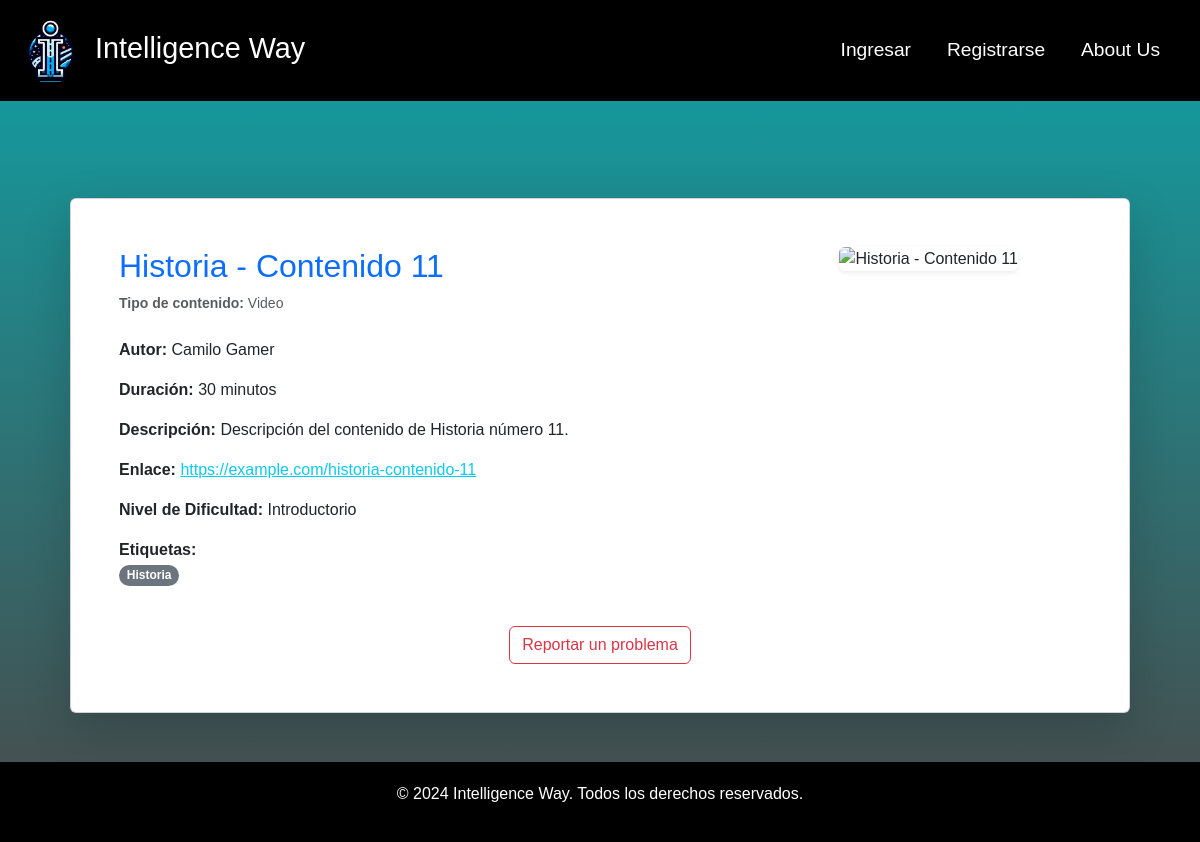
Screenshot of /route/contenido/1854/ with the database file from the repository.
### route/models.py (models this page shows, shortened)
class Contenido(models.Model):
    NIVEL_DIFICULTAD = [
        (1, 'Introductorio'),
        (2, 'Principiante-Básico'),
        (3, 'Principiante-Intermedio'),
        (4, 'Intermedio'),
        (5, 'Intermedio-Avanzado'),
        (6, 'Avanzado'),
        (7, 'Muy Avanzado'),
        (8, 'Experto'),
    ]
    title = models.CharField(max_length=100)
    autor = models.ForeignKey(Autor, default="Autor borrado", on_delete=models.SET_DEFAULT)
    tags = models.ManyToManyField(Tag, default="Tag borrado")
    duracion = models.IntegerField()
    tipoDeContenido = models.IntegerField()
    link = models.CharField(max_length=255)
    description = models.TextField(max_length=255)
    nivel = models.IntegerField(choices=NIVEL_DIFICULTAD)
    contenidosPrevios = models.ManyToManyField('self', blank=True)
    imagen = models.ImageField(
        upload_to='IntelligenceWay/static/contenidos/img/',
        null=True, blank=True,
    )

class Autor(models.Model):
    nombre = models.CharField(max_length=50)
    def __str__(self):
        return f'{self.nombre}'

class Tag(models.Model):
    tagName = models.CharField(max_length=50)

### route/views.py (the view, shortened to what this page needs)
# urls.py: path('contenido/<int:pk>/', views.ContenidoDetailView.as_view(), name='contenido_detail'),
class ContenidoDetailView(FormMixin, DetailView):
    model = Contenido
    template_name = 'contenido_detail.html'
    context_object_name = 'contenido'
    form_class = ReporteForm
    def get_context_data(self, **kwargs):
        context = super().get_context_data(**kwargs)
        random_image_path = os.path.join(settings.STATIC_ROOT, 'img', 'random')
        if os.path.exists(random_image_path) and os.listdir(random_image_path):
            random_image = random.choice(os.listdir(random_image_path))
            context['random_image'] = os.path.join(settings.STATIC_URL, 'img', 'random', random_image)
        else:
            context['random_image'] = None  # O manejar el caso donde no hay imágenes en la carpeta
        return context

### route/templates/contenido_detail.html (shortened to what this page needs)
{% extends "base.html" %}
{% block content %}
<div class="container mt-5">
    <div class="card shadow-lg p-5" id="contenidoContainer">
        <div class="row">
            <div class="col-md-8">
                <h2 class="text-primary">{{ contenido.title }}</h2>
                <small class="text-muted mb-4 d-block">
                    <strong>Tipo de contenido:</strong>
                    {% if contenido.tipoDeContenido == 1 %}
                        Texto
                    {% elif contenido.tipoDeContenido == 2 %}
                        Audio
                    {% elif contenido.tipoDeContenido == 3 %}
                        Video
                    {% else %}
                        Desconocido
                    {% endif %}
                </small>
                <p><strong>Autor:</strong> {{ contenido.autor }}</p>
                <p><strong>Duración:</strong> {{ contenido.duracion }} minutos</p>
                <p><strong>Descripción:</strong> {{ contenido.description }}</p>
                <p><strong>Enlace:</strong>
                    <a href="{{ contenido.link }}" target="_blank" class="text-decoration-underline text-info">{{ contenido.link }}</a>
                </p>
                <p><strong>Nivel de Dificultad:</strong> {{ contenido.get_nivel_display }}</p>
                {% if contenido.tags.all %}
                    <div class="mt-3">
                        <strong>Etiquetas:</strong>
                        <ul class="list-inline">
                            {% for tag in contenido.tags.all %}
                                <li class="list-inline-item">
                                    <span class="badge rounded-pill bg-secondary text-white">{{ tag.tagName }}</span>
                                </li>
                            {% endfor %}
                        </ul>
                    </div>
                {% else %}
                    <span class="text-muted">No hay tags disponibles.</span>
                {% endif %}
            </div>
            <div class="col-md-4 text-center">
                <img src="{{ random_image }}" alt="{{ contenido.title }}" class="img-fluid rounded shadow-sm mb-3" style="max-width:100%; height:auto;">
            </div>
        </div>
        <div class="text-center mt-4">
            <button class="btn btn-outline-danger" onclick="showReportForm()">Reportar un problema</button>
        </div>
    </div>
</div>
{% endblock %}

### IntelligenceWay/static/css/styles.css (style rules this page uses)
body { font-family: Arial, sans-serif; margin: 0; color: #2B2D42; background: linear-gradient(to bottom, rgb(15, 162, 167), rgba(0, 0, 0, 0.712)); height: 100%; margin: 0; }
.container { width: 100%; height: 100%; padding: 20px; }

### rows the page displays
Contenido: title "Historia - Contenido 11", autor "Camilo Gamer", duracion "30", description "Descripción del contenido de Historia número 11.", link "https://example.com/historia-contenido-11", nivel "Introductorio"
Tag: tagName "Historia"
